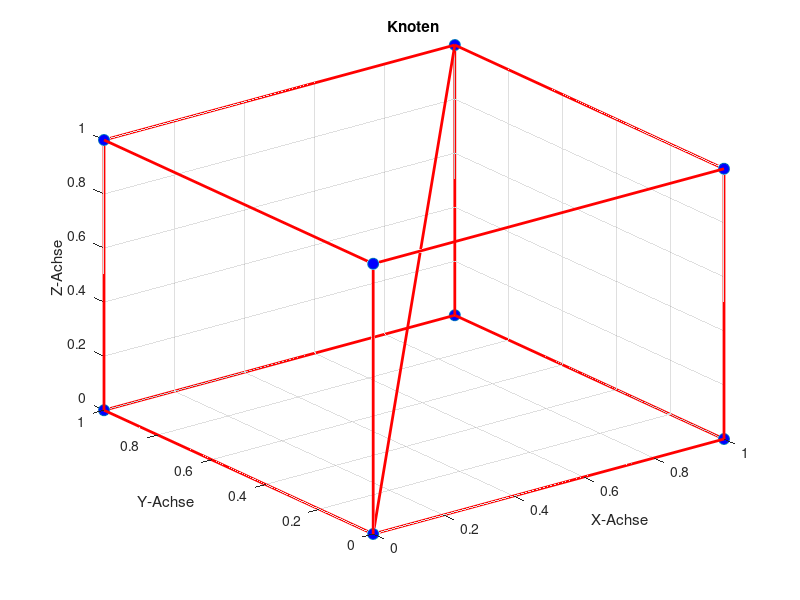

This chart was generated by the following MATLAB code:
knoten = [0,0,0;0,1,0;1,0,0;1,1,0;0,0,1;0,1,1;1,0,1;1,1,1];
staebe = [1,2;1,3;1,5;2,4;2,6;3,4;3,7;4,8;5,6;5,7;6,8;7,8;1,8];


% Plotten der aktualisierten Stäbe
figure;
plot3(knoten(:, 1), knoten(:, 2), knoten(:, 3), 'o', 'MarkerSize', 8, 'MarkerFaceColor', 'b');
grid on;
xlabel('X-Achse');
ylabel('Y-Achse');
zlabel('Z-Achse');
title('Knoten');
hold on;
for i = 1:size(staebe, 1)
    k1 = staebe(i, 1);
    k2 = staebe(i, 2);
    x = [knoten(k1, 1), knoten(k2, 1)];
    y = [knoten(k1, 2), knoten(k2, 2)];
    z = [knoten(k1, 3), knoten(k2, 3)];
    plot3(x, y, z, 'r', 'LineWidth', 2);
end
hold off;

% Die Variable "staebe" enthält jetzt die Verbindungen der diagonale Verstrebungen.
disp('Verbindungen (Staebe) mit diagonalen Verstrebungen:');
disp(staebe);